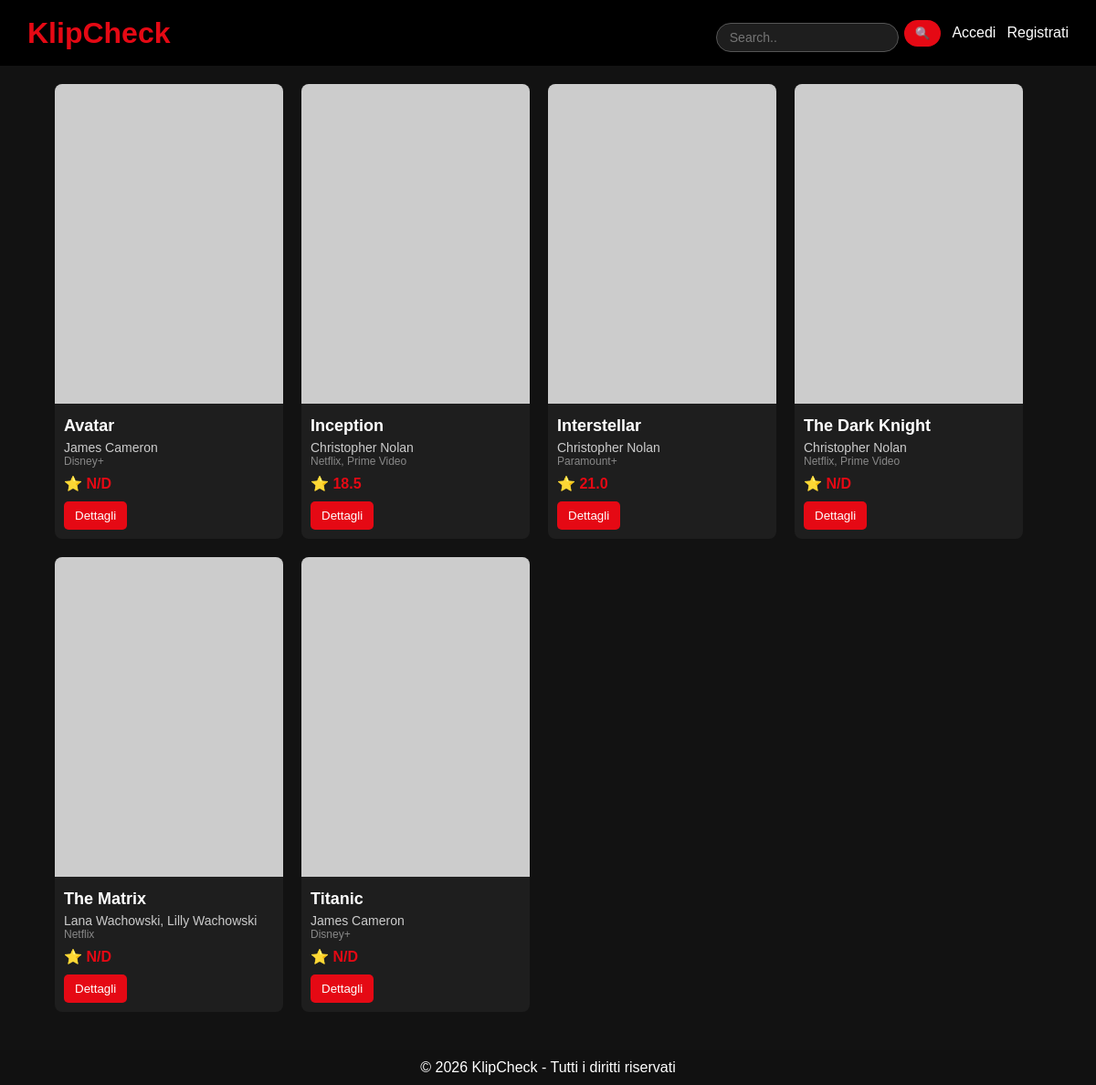
Page /KlipCheck/index.php on the earlier database version.
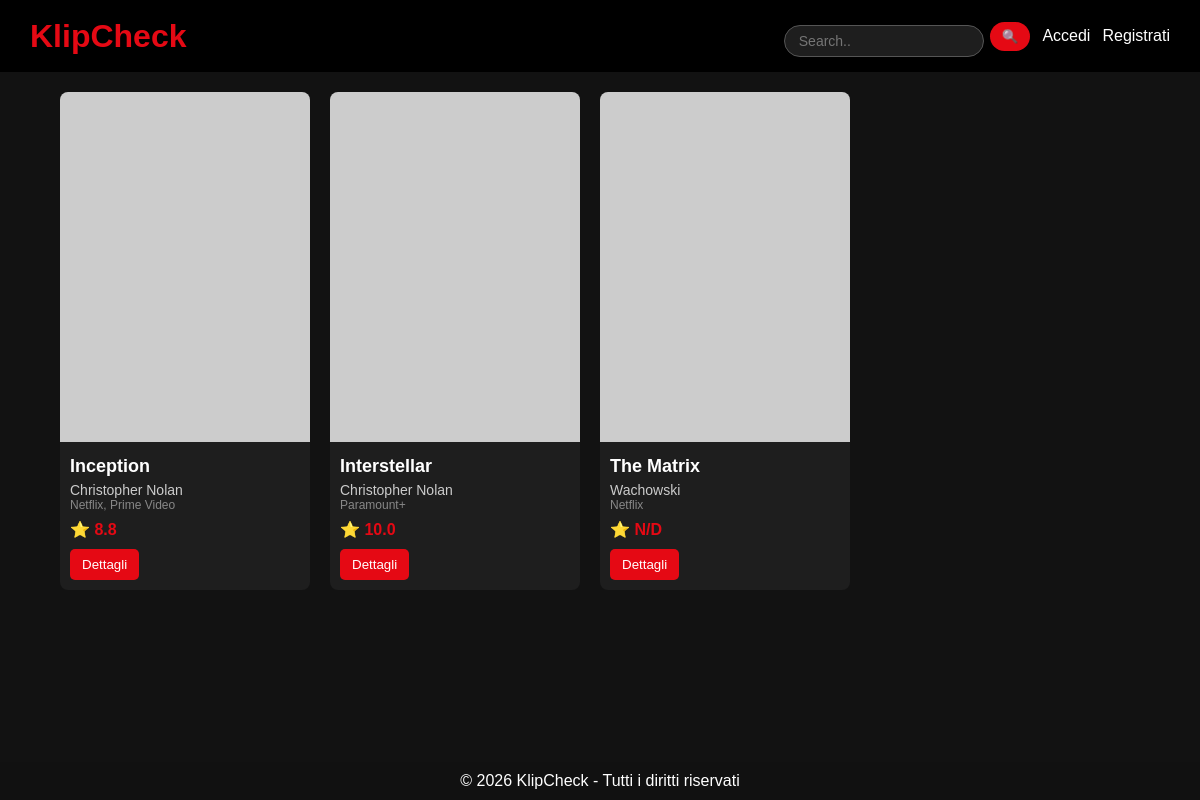
Same page on the later database version.
### tables this page shows
CREATE TABLE film (
  id INT AUTO_INCREMENT PRIMARY KEY,
  titolo VARCHAR(40) NOT NULL,
  trama TEXT NOT NULL,
  locandina VARCHAR(100),
  trailer VARCHAR(100),
  piattaforme VARCHAR(100),
  cast TEXT,
  regista VARCHAR(50)
);

### KlipCheck/index.php (the view, shortened to what this page needs)
<?php
$host    = 'localhost';
$db      = 'klipcheckdb';
$user    = 'root';
$pass    = 'mysql';
$charset = 'utf8mb4';
try {
    $pdo = new PDO(
        "mysql:host=$host;dbname=$db;charset=$charset",
        $user, $pass,
        [PDO::ATTR_ERRMODE => PDO::ERRMODE_EXCEPTION]
    );
} catch (PDOException $e) {
    die("Connessione fallita: " . $e->getMessage());
}
$search = isset($_GET['q']) ? trim($_GET['q']) : '';
if ($search !== '') {
    $stmt = $pdo->prepare("
        SELECT f.*, AVG(CAST(v.valore AS DECIMAL(4,1))) AS voto_medio
        FROM film f
        LEFT JOIN valutazione v ON v.film_id = f.id
        WHERE f.titolo LIKE :q OR f.regista LIKE :q
        GROUP BY f.id
        ORDER BY f.titolo
    ");
    $stmt->execute([':q' => "%$search%"]);
} else {
    $stmt = $pdo->query("
        SELECT f.*, AVG(CAST(v.valore AS DECIMAL(4,1))) AS voto_medio
        FROM film f
        LEFT JOIN valutazione v ON v.film_id = f.id
        GROUP BY f.id
        ORDER BY f.titolo
    ");
}
$films = $stmt->fetchAll(PDO::FETCH_ASSOC);
?>
<!DOCTYPE html>
<html lang="it">
<head>
    <link rel="stylesheet" href="style.css">
</head>
<body>
    <header>
        <h1>KlipCheck</h1>
<nav>
    <form method="GET" action="">
        <input
            type="text"
            name="q"
            placeholder="Search.."
            value="<?= htmlspecialchars($search) ?>"
        >
        <button type="submit">🔍</button>
    </form>
    <a href="./login/Accesso.php">Accedi</a>
    <a href="./login/Registrazione.php">Registrati</a>
</nav>
    </header>
    <div class="container">
        <div class="movie-list">
            <?php if (empty($films)): ?>
                <p style="color:#ccc;">Nessun film trovato.</p>
            <?php else: ?>
                <?php foreach ($films as $film): ?>
                    <?php
                        $locandina = $film['locandina'];
                        if ($locandina && !str_starts_with($locandina, 'http')) {
                            $locandina = 'img/' . $locandina;
                            if (!file_exists($locandina)) {
                                $locandina = 'https://via.placeholder.com/250x350?text=' . urlencode($film['titolo']);
                            }
                        } elseif (!$locandina) {
                            $locandina = 'https://via.placeholder.com/250x350?text=' . urlencode($film['titolo']);
                        }
                        $voto = $film['voto_medio'] !== null
                            ? number_format($film['voto_medio'], 1)
                            : 'N/D';
                        $piattaforme = $film['piattaforme'] ?? '';
                    ?>
                    <div class="movie-card">
                        <img src="<?= htmlspecialchars($locandina) ?>" alt="<?= htmlspecialchars($film['titolo']) ?>">
                        <div class="movie-info">
                            <h2><?= htmlspecialchars($film['titolo']) ?></h2>
                            <p><?= htmlspecialchars($film['regista']) ?></p>
                            <?php if ($piattaforme): ?>
                                <p style="font-size:12px; color:#888;"><?= htmlspecialchars($piattaforme) ?></p>
                            <?php endif; ?>
                            <div class="rating">⭐ <?= $voto ?></div>
                            <a href="film.php?id=<?= $film['id'] ?>">
                                <button>Dettagli</button>
                            </a>
                        </div>
                    </div>
                <?php endforeach; ?>
            <?php endif; ?>
        </div>
    </div>
    <footer>
        <p>© 2026 KlipCheck - Tutti i diritti riservati</p>
    </footer>
</body>
</html>

### KlipCheck/style.css (style rules this page uses)
* { margin: 0; padding: 0; box-sizing: border-box; }
body { font-family: Arial, sans-serif; background-color: #121212; color: #ffffff; margin: 0; padding-bottom: 60px; }
header { background-color: #000; padding: 15px 30px; display: flex; justify-content: space-between; align-items: center; }
header h1 { color: #e50914; }
nav { display: flex; align-items: center; gap: 12px; }
nav a { color: white; text-decoration: none; }
nav form { display: flex; align-items: center; gap: 6px; margin-top: 0; }
nav input[type="text"] { padding: 7px 14px; border-radius: 20px; border: 1px solid #555; background-color: #1e1e1e; color: white; font-size: 14px; outline: none; transition: border 0.2s; width: 200px; }
nav form button { padding: 7px 12px; border-radius: 20px; margin-top: 0; }
.container { width: 90%; margin: 20px auto; }
.movie-list { display: flex; flex-wrap: wrap; gap: 20px; }
.movie-card { background-color: #1e1e1e; width: 250px; border-radius: 8px; overflow: hidden; }
.movie-card img { width: 100%; height: 350px; object-fit: cover; }
.movie-info { padding: 10px; }
.movie-info h2 { font-size: 18px; margin-bottom: 5px; }
.movie-info p { font-size: 14px; color: #cccccc; }
.rating { margin-top: 8px; color: #e50914; font-weight: bold; }
button { margin-top: 10px; padding: 8px 12px; border: none; background-color: #e50914; color: white; border-radius: 5px; cursor: pointer; }
form { margin-top: 20px; }
input, textarea { width: 100%; padding: 8px; margin-top: 10px; border-radius: 5px; border: none; }
footer { position: fixed; bottom: 0; left: 0; width: 100%; background-color: #111; color: white; text-align: center; padding: 10px; }

Differences in the rows shown:
removed film: titolo "Avatar", regista "James Cameron", piattaforme "Disney+", voto "N/D"
removed film: titolo "The Dark Knight", regista "Christopher Nolan", piattaforme "Netflix, Prime Video", voto "N/D"
removed film: titolo "Titanic", regista "James Cameron", piattaforme "Disney+", voto "N/D"
changed film "Inception": voto "18.5" → "8.8"
changed film "Interstellar": voto "21.0" → "10.0"
changed film "The Matrix": regista "Lana Wachowski, Lilly Wachowski" → "Wachowski"
